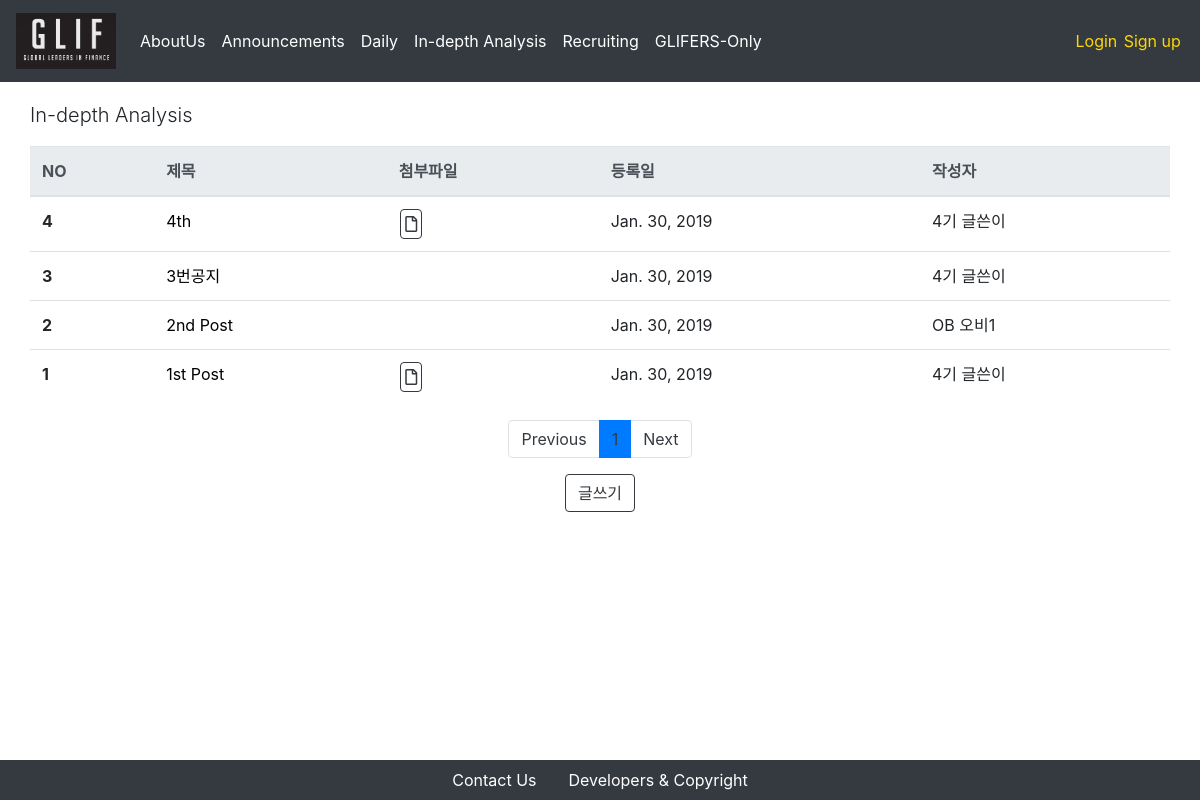
/indepthanalysis/, run on the app's committed database.
### indepthanalysis/models.py (models this page shows, shortened)
class Post(models.Model):
    title = models.CharField(max_length = 250)
    attached_file = models.FileField(upload_to = 'indepth_attached_files/%Y/%m/%d/', blank = True, null = True)
    written_date = models.DateField(auto_now = True)
    writer = models.ForeignKey(Glifer, on_delete = models.CASCADE, related_name = "indepth_writer")
    content = RichTextUploadingField()

### users/models.py (models this page shows)
class Glifer(models.Model):
    user = models.OneToOneField(CustomUser, on_delete = models.CASCADE, primary_key = True)
    is_mentor = models.BooleanField(default=False)
    name_en = models.CharField(max_length = 250)
    name_kr = models.CharField(max_length = 250)
    birthdate = models.DateField(default = "2000-01-01")
    phonenumber = models.CharField(max_length = 250)
    email= models.EmailField(max_length = 250)
    work_at = models.CharField(max_length = 250, blank = True)
    self_intro = models.TextField(max_length = 1000)
    profile_img = models.FileField(upload_to = 'profiles/%Y/%m/%d/', default = '/users/man-user.png')
    nth = models.CharField(
        max_length=2,
        choices=nth_CHOICES,
        default=glif_4th,
    )
    def __str__(self):
        return self.nth + " " + self.name_kr

### indepthanalysis/views.py (the view)
# urls.py: path('', PostListView.as_view(), name='announcement-index'),
class PostListView(ListView):
    model = Post
    template_name = 'indepth/index.html'
    context_object_name = "posts"
    paginate_by = 5
    block_size = 5 # 하단의 페이지 목록 수
    def get_queryset(self):
        order_by_recent_time = Post.objects.all().order_by("-pk")
        return order_by_recent_time
    def get_context_data(self, **kwargs):
        context = super(PostListView, self).get_context_data(**kwargs)
        block_size = 5 # 하단의 페이지 목록 수
        start_index = int((context['page_obj'].number - 1) / self.block_size) * self.block_size
        end_index = min(start_index + self.block_size, len(context['paginator'].page_range))
        context['page_range'] = context['paginator'].page_range[start_index:end_index]
        return context

### indepthanalysis/templates/indepth/index.html
{% extends 'setups/base.html' %}
{% block body %}
<div class = "container">
    <div class = "row">
        <p class = "lead">In-depth Analysis</p>
        <table class="table">
            <thead class="thead-light">
                <tr>
                    <th scope="col">NO</th>
                    <th scope="col">제목</th>
                    <th scope="col">첨부파일</th>
                    <th scope="col">등록일</th>
                    <th scope="col">작성자</th>
                </tr>
            </thead>
            <tbody>
                {% for post in posts %}
                    <tr>
                        <th scope="row">{{ post.id }}</th>
                        <td>
                            <a href="/indepthanalysis/{{post.pk}}" style = "color:black"> {{ post.title }} </a>
                        </td>
                        {% if post.attached_file != '' %}
                            <td><button type="button" class="btn btn-outline-dark btn-download" onclick="location.href = '/indepthanalysis/{{post.pk}}/download'"><i class="far fa-file"></i></button></td>
                        {% else %}
                            <td></td>
                        {% endif %}
                        <td>{{ post.written_date }}</td>
                        <td>{{ post.writer }}</td>
                    </tr>
                {% endfor %}
            </tbody>
        </table>
    </div>
    <nav aria-label="Page navigation">
        <ul class="pagination justify-content-center">
            {% if page_obj.has_previous %}
            <li class = "page-item">
                <a class = "page-link" href="?page={{ page_obj.previous_page_number }}" aria-label="Previous">
                Previous
                </a>
            </li>
            {% else %}
            <li class="page-item"><a class="page-link" href="#" tabindex="-1" aria-disabled="true">Previous</a></li>
            {% endif %}
            {% for i in page_range %}
            {% if page_obj.number == i %}
                <li class = "active page-item"><a class="page-link" href="#">{{i}}</a></li>
            {% else %}
                <li class = "page-item"><a class = "page-link" href="?page={{ i }}">{{ i }}</a></li>
            {% endif %}
            {% endfor %}
            {% if page_obj.has_next %}
            <li class = "page-item">
                <a class = "page-link" href="?page={{ page_obj.next_page_number }}" aria-label="Next">
                    Next
                </a>
            </li>
            {% else %}
            <li class="page-item">
                <a class="page-link" href="#">Next</a>
            </li>
            {% endif %}
        </ul>
    </nav>
    <div class = "row align-items-center justify-content-center">
        <button type="button" class="btn btn-outline-dark" onclick="location.href = '/indepthanalysis/new'">글쓰기</button>
    </div>
</div>
{% endblock %}

### setups/static/setups/css/index.css (style rules this page uses)
.container { margin-top: 100px; margin-bottom: 100px; }
.btn { margin-left: 0.1em; margin-right: 0.1em; }
.btn.btn-download { padding: 2px 4px; }
a.page-link { color: #343a40!important; }
.page-item.active { background-color: gold; }

### setups/static/setups/css/navbar.css (style rules this page uses)
a { color: white; }

### data on the page
Post: id "4", title "4th", written_date "Jan. 30, 2019", writer "4기 글쓴이"
Post: id "3", title "3번공지", written_date "Jan. 30, 2019", writer "4기 글쓴이"
Post: id "2", title "2nd Post", written_date "Jan. 30, 2019", writer "OB 오비1"
Post: id "1", title "1st Post", written_date "Jan. 30, 2019", writer "4기 글쓴이"

### other printed values
{{ i }} "1"
